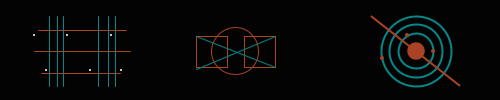
Frame 1 (no input)
Frame 60 (the mouse pressed at the canvas centre just before this capture): identical to frame 1, image omitted
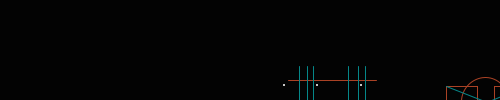
Frame 120 (the mouse held since frame 60 and released just before this capture)

The Processing sketch that drew these frames (run headless with seeded random() and noise(); from frame 60 on, the mouse is pressed at the canvas centre):

// Processing sketch: masquellars08e02
// ── masquellars08e02.pde
//#AA4225 rojo
//#058789 verde 

color v;//se declaran variables universales
boolean b, n, m, p;//se declaran variables universales
int x, y, d, g, h;//se declaran variables universales
float u;//se declaran variables universales
color[] r = new color[3];
color eleccionColor;
int[] t = new int[4];
int eleccionT;

void setup() {  
  size(500, 100);//se ajusta tamaño del canvas
  r[0] = #AA4225;//valorizan variables
  r[1] = 255;
  r[2] = 0;
  v = #058789;//valorizan variables
  b = true;//valorizan variables
  n = true;//valorizan variables
  m = true;//valorizan variables
  p = true;//valorizan variables
  y = 0;//valorizan variables
  t[0] = 0;//valorizan variables
  t[1] = 50;
  t[2] = 100;
  t[3] = 200;
  d = 70;//valorizan variables
}


void draw() {
  background(#030303);//color al fondo

  if (b) { //si b es verdadero v es verde
    v = #058789 ;
  }
  if (!b) { //b es falso v es rojo
    v = #AA4225 ;
  }
  if (m) { //si m es verdadero x toma el valor de y
    x = t[0];
  }

  if (!m) { //si m es falso x toma el valor de t
    x = (int)random(1, t.length);
  }
  if (p) { //si p es verdadero u toma el valor de g
    u = d ;
  }

  if (!p) { //si p es falso u toma el valor de y
    u = y ;
  }
  reja(mouseX,mouseY, r, v);//se llama la funcion reja declarando sus valores
  medio(mouseX,mouseY,t[x]);//se llama la funcion medio declarando sus valores
  atomo(mouseX,mouseY, u); //se llama la funcion atomo declarando sus valores
}



void reja(int g, int h,color r[], color v) {//se crea la funcion reja con sus variables
  r[0] = #AA4225;//valorizan variables
  r[1] = 255;
  r[2] = 0;
  strokeWeight(1);//tamaño de la línea
  stroke(r[eleccionColor]);//color de la línea
  line(g + 38, h + 30, g + 126, h + 30);//se dibuja la linea
  line(g+ 34,  h + 51, g + 130, h + 51);//se dibuja la linea
  line(g + 41, h + 73, g + 120, h + 73);//se dibuja la linea

  stroke(v);//color de la línea
  line(g + 49, h + 16, g + 49, h + 86);//se dibuja la linea
  line(g + 57, h + 16, g + 57, h + 86);//se dibuja la linea
  line(g + 63, h + 16, g + 63, h + 86);//se dibuja la linea

  line(g + 98, h + 16, g + 98, h + 86);//se dibuja la linea
  line(g + 108,h + 16, g + 108,h + 86);//se dibuja la linea
  line(g + 115,h + 16, g + 115,h + 86);//se dibuja la linea

  fill(#FFFFFF);//se pinta los ellipses
  noStroke();//sin borde
  ellipse(g + 34, h + 35, 2, 2);//se dibujan los ellipses
  ellipse(g + 67, h + 35, 2, 2);//se dibujan los ellipses
  ellipse(g + 111, h + 35, 2, 2);//se dibujan los ellipses
  ellipse(g + 121, h + 70, 2, 2);//se dibujan los ellipses
  ellipse(g + 90, h + 70, 2, 2);//se dibujan los ellipses
  ellipse(g + 46, h + 70, 2, 2);//se dibujan los ellipses
}

void medio(int g, int h,int x) {//se crea la funcion reja con sus variables
  strokeWeight(1);//grosor de la línea
  stroke(#AA4225);//color de la línea
  noFill();//sin relleno
  ellipse(g + 235,h + 51, 47, 47);//se dibujan los ellipses
  rect(g + 244, h + 36, 31, 31);//se dibujan los cuadrados
  rect(g + 196, h + 36, 31, 31);//se dibujan los cuadrados
  stroke(#058789);//color de la línea
  line(g + 196, h + 36, g +  275, h + 67);//se dibuja la linea
  line(g + 275, h + 36, g +  196, h +  69);//se dibuja la linea
  noFill();//sin relleno
  ellipse(g + 205, h + 38, x, x);//se dibujan los ellipses
  ellipse(g + 267, h + 38, x, x);//se dibujan los ellipses
}

void atomo(int g, int h, float u) {//se crea la funcion reja con sus variables
  strokeWeight(2);//grosor de la línea
  stroke(#058789);//color de la línea
  noFill();//sin relleno
  ellipse(g + 416,h +  51, u, u);//se dibujan los ellipses
  ellipse(g + 416,h +  51, u/1.3, u/1.3);//se dibujan los ellipses
  ellipse(g + 416,h + 51, u/2, u/2);//se dibujan los ellipses
  fill(#AA4225);//relleno de las ellipses
  stroke(#AA4225);//color de la línea
  line(g + 371, h + 16, g + 459, h + 85);// se dibuja la línea
  noStroke();//sin borde
  ellipse(g + 416, h +  51,u/4,u/4);//se dibujan los ellipses
  ellipse(g + 433, h +  51, 4, 4);//se dibujan los ellipses
  ellipse(g + 382, h +  58, 4, 4);//se dibujan los ellipses
  ellipse(g + 407, h +  35, 4, 4);//se dibujan los ellipses
}
void keyPressed() {//funcion de activar con teclado
  if (key == 'q') {// se elije la tecla
    b = !b;// se invierte el boolean
    n = !n;// se invierte el boolean
    m = !m;// se invierte el boolean
    p = !p;// se invierte el boolean
  }

  if (key == 's') {
    eleccionColor++;
  }

  if (eleccionColor > 2) {
    eleccionColor = 0;
  }
  eleccionT++;
  if (eleccionT > 2) {
    eleccionT = 0;
  }
}
